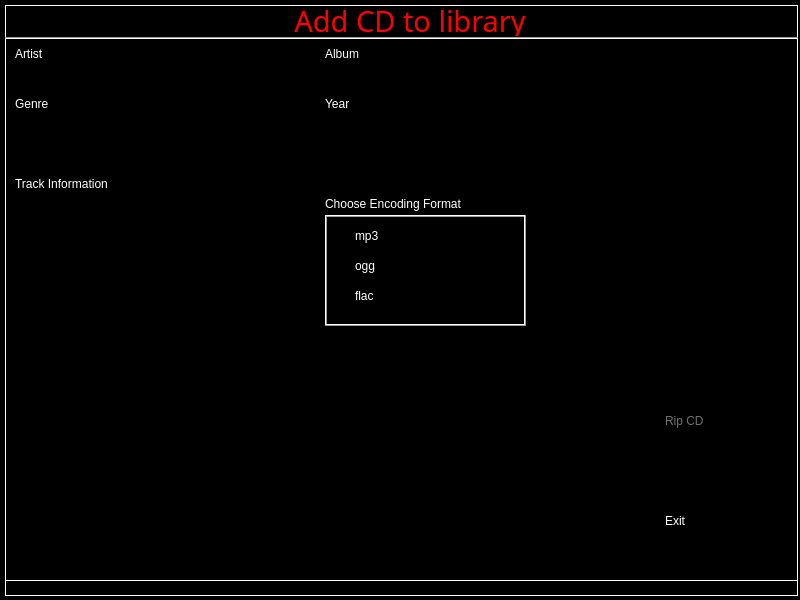
<?xml version="1.0" encoding="UTF-8"?>
<ui version="4.0">
 <class>frmCDRip</class>
 <widget class="QDialog" name="frmCDRip">
  <property name="geometry">
   <rect>
    <x>0</x>
    <y>0</y>
    <width>800</width>
    <height>600</height>
   </rect>
  </property>
  <property name="palette">
   <palette>
    <active>
     <colorrole role="WindowText">
      <brush brushstyle="SolidPattern">
       <color alpha="255">
        <red>255</red>
        <green>255</green>
        <blue>255</blue>
       </color>
      </brush>
     </colorrole>
     <colorrole role="Text">
      <brush brushstyle="SolidPattern">
       <color alpha="255">
        <red>255</red>
        <green>255</green>
        <blue>255</blue>
       </color>
      </brush>
     </colorrole>
     <colorrole role="ButtonText">
      <brush brushstyle="SolidPattern">
       <color alpha="255">
        <red>255</red>
        <green>255</green>
        <blue>255</blue>
       </color>
      </brush>
     </colorrole>
     <colorrole role="Base">
      <brush brushstyle="SolidPattern">
       <color alpha="255">
        <red>0</red>
        <green>0</green>
        <blue>0</blue>
       </color>
      </brush>
     </colorrole>
     <colorrole role="Window">
      <brush brushstyle="SolidPattern">
       <color alpha="255">
        <red>0</red>
        <green>0</green>
        <blue>0</blue>
       </color>
      </brush>
     </colorrole>
    </active>
    <inactive>
     <colorrole role="WindowText">
      <brush brushstyle="SolidPattern">
       <color alpha="255">
        <red>255</red>
        <green>255</green>
        <blue>255</blue>
       </color>
      </brush>
     </colorrole>
     <colorrole role="Text">
      <brush brushstyle="SolidPattern">
       <color alpha="255">
        <red>255</red>
        <green>255</green>
        <blue>255</blue>
       </color>
      </brush>
     </colorrole>
     <colorrole role="ButtonText">
      <brush brushstyle="SolidPattern">
       <color alpha="255">
        <red>255</red>
        <green>255</green>
        <blue>255</blue>
       </color>
      </brush>
     </colorrole>
     <colorrole role="Base">
      <brush brushstyle="SolidPattern">
       <color alpha="255">
        <red>0</red>
        <green>0</green>
        <blue>0</blue>
       </color>
      </brush>
     </colorrole>
     <colorrole role="Window">
      <brush brushstyle="SolidPattern">
       <color alpha="255">
        <red>0</red>
        <green>0</green>
        <blue>0</blue>
       </color>
      </brush>
     </colorrole>
    </inactive>
    <disabled>
     <colorrole role="WindowText">
      <brush brushstyle="SolidPattern">
       <color alpha="255">
        <red>112</red>
        <green>111</green>
        <blue>113</blue>
       </color>
      </brush>
     </colorrole>
     <colorrole role="Text">
      <brush brushstyle="SolidPattern">
       <color alpha="255">
        <red>112</red>
        <green>111</green>
        <blue>113</blue>
       </color>
      </brush>
     </colorrole>
     <colorrole role="ButtonText">
      <brush brushstyle="SolidPattern">
       <color alpha="255">
        <red>112</red>
        <green>111</green>
        <blue>113</blue>
       </color>
      </brush>
     </colorrole>
     <colorrole role="Base">
      <brush brushstyle="SolidPattern">
       <color alpha="255">
        <red>0</red>
        <green>0</green>
        <blue>0</blue>
       </color>
      </brush>
     </colorrole>
     <colorrole role="Window">
      <brush brushstyle="SolidPattern">
       <color alpha="255">
        <red>0</red>
        <green>0</green>
        <blue>0</blue>
       </color>
      </brush>
     </colorrole>
    </disabled>
   </palette>
  </property>
  <property name="windowTitle">
   <string>Dialog</string>
  </property>
  <widget class="QFrame" name="frame">
   <property name="geometry">
    <rect>
     <x>5</x>
     <y>5</y>
     <width>793</width>
     <height>591</height>
    </rect>
   </property>
   <property name="frameShape">
    <enum>QFrame::Box</enum>
   </property>
   <property name="frameShadow">
    <enum>QFrame::Plain</enum>
   </property>
   <widget class="QLabel" name="lblTracksInfo">
    <property name="geometry">
     <rect>
      <x>10</x>
      <y>510</y>
      <width>301</width>
      <height>17</height>
     </rect>
    </property>
    <property name="text">
     <string/>
    </property>
    <property name="alignment">
     <set>Qt::AlignCenter</set>
    </property>
   </widget>
   <widget class="QLabel" name="label_3">
    <property name="geometry">
     <rect>
      <x>10</x>
      <y>90</y>
      <width>201</width>
      <height>17</height>
     </rect>
    </property>
    <property name="text">
     <string>Genre</string>
    </property>
   </widget>
   <widget class="Line" name="line">
    <property name="geometry">
     <rect>
      <x>0</x>
      <y>32</y>
      <width>800</width>
      <height>3</height>
     </rect>
    </property>
    <property name="orientation">
     <enum>Qt::Horizontal</enum>
    </property>
   </widget>
   <widget class="QLineEdit" name="txtArtist">
    <property name="geometry">
     <rect>
      <x>10</x>
      <y>60</y>
      <width>301</width>
      <height>27</height>
     </rect>
    </property>
    <property name="palette">
     <palette>
      <active>
       <colorrole role="WindowText">
        <brush brushstyle="SolidPattern">
         <color alpha="255">
          <red>0</red>
          <green>0</green>
          <blue>0</blue>
         </color>
        </brush>
       </colorrole>
       <colorrole role="Text">
        <brush brushstyle="SolidPattern">
         <color alpha="255">
          <red>0</red>
          <green>0</green>
          <blue>0</blue>
         </color>
        </brush>
       </colorrole>
      </active>
      <inactive>
       <colorrole role="WindowText">
        <brush brushstyle="SolidPattern">
         <color alpha="255">
          <red>0</red>
          <green>0</green>
          <blue>0</blue>
         </color>
        </brush>
       </colorrole>
       <colorrole role="Text">
        <brush brushstyle="SolidPattern">
         <color alpha="255">
          <red>0</red>
          <green>0</green>
          <blue>0</blue>
         </color>
        </brush>
       </colorrole>
      </inactive>
      <disabled>
       <colorrole role="WindowText">
        <brush brushstyle="SolidPattern">
         <color alpha="255">
          <red>122</red>
          <green>122</green>
          <blue>122</blue>
         </color>
        </brush>
       </colorrole>
       <colorrole role="Text">
        <brush brushstyle="SolidPattern">
         <color alpha="255">
          <red>122</red>
          <green>122</green>
          <blue>122</blue>
         </color>
        </brush>
       </colorrole>
      </disabled>
     </palette>
    </property>
    <property name="readOnly">
     <bool>true</bool>
    </property>
   </widget>
   <widget class="QLabel" name="label_2">
    <property name="geometry">
     <rect>
      <x>320</x>
      <y>40</y>
      <width>471</width>
      <height>17</height>
     </rect>
    </property>
    <property name="text">
     <string>Album</string>
    </property>
    <property name="alignment">
     <set>Qt::AlignLeading|Qt::AlignLeft|Qt::AlignVCenter</set>
    </property>
   </widget>
   <widget class="QLabel" name="label_4">
    <property name="geometry">
     <rect>
      <x>320</x>
      <y>90</y>
      <width>62</width>
      <height>17</height>
     </rect>
    </property>
    <property name="text">
     <string>Year</string>
    </property>
   </widget>
   <widget class="QLineEdit" name="txtGenre">
    <property name="geometry">
     <rect>
      <x>10</x>
      <y>110</y>
      <width>201</width>
      <height>27</height>
     </rect>
    </property>
    <property name="palette">
     <palette>
      <active>
       <colorrole role="WindowText">
        <brush brushstyle="SolidPattern">
         <color alpha="255">
          <red>0</red>
          <green>0</green>
          <blue>0</blue>
         </color>
        </brush>
       </colorrole>
       <colorrole role="Text">
        <brush brushstyle="SolidPattern">
         <color alpha="255">
          <red>0</red>
          <green>0</green>
          <blue>0</blue>
         </color>
        </brush>
       </colorrole>
      </active>
      <inactive>
       <colorrole role="WindowText">
        <brush brushstyle="SolidPattern">
         <color alpha="255">
          <red>0</red>
          <green>0</green>
          <blue>0</blue>
         </color>
        </brush>
       </colorrole>
       <colorrole role="Text">
        <brush brushstyle="SolidPattern">
         <color alpha="255">
          <red>0</red>
          <green>0</green>
          <blue>0</blue>
         </color>
        </brush>
       </colorrole>
      </inactive>
      <disabled>
       <colorrole role="WindowText">
        <brush brushstyle="SolidPattern">
         <color alpha="255">
          <red>122</red>
          <green>122</green>
          <blue>122</blue>
         </color>
        </brush>
       </colorrole>
       <colorrole role="Text">
        <brush brushstyle="SolidPattern">
         <color alpha="255">
          <red>122</red>
          <green>122</green>
          <blue>122</blue>
         </color>
        </brush>
       </colorrole>
      </disabled>
     </palette>
    </property>
    <property name="readOnly">
     <bool>true</bool>
    </property>
   </widget>
   <widget class="QLabel" name="label_5">
    <property name="geometry">
     <rect>
      <x>10</x>
      <y>170</y>
      <width>301</width>
      <height>17</height>
     </rect>
    </property>
    <property name="text">
     <string>Track Information</string>
    </property>
   </widget>
   <widget class="QListWidget" name="listTracks">
    <property name="geometry">
     <rect>
      <x>10</x>
      <y>190</y>
      <width>301</width>
      <height>361</height>
     </rect>
    </property>
    <property name="palette">
     <palette>
      <active>
       <colorrole role="Base">
        <brush brushstyle="SolidPattern">
         <color alpha="255">
          <red>0</red>
          <green>0</green>
          <blue>0</blue>
         </color>
        </brush>
       </colorrole>
      </active>
      <inactive>
       <colorrole role="Base">
        <brush brushstyle="SolidPattern">
         <color alpha="255">
          <red>0</red>
          <green>0</green>
          <blue>0</blue>
         </color>
        </brush>
       </colorrole>
      </inactive>
      <disabled>
       <colorrole role="Base">
        <brush brushstyle="SolidPattern">
         <color alpha="255">
          <red>0</red>
          <green>0</green>
          <blue>0</blue>
         </color>
        </brush>
       </colorrole>
      </disabled>
     </palette>
    </property>
    <property name="wordWrap">
     <bool>true</bool>
    </property>
   </widget>
   <widget class="SKG_Button" name="btnRip">
    <property name="enabled">
     <bool>false</bool>
    </property>
    <property name="geometry">
     <rect>
      <x>660</x>
      <y>380</y>
      <width>121</width>
      <height>71</height>
     </rect>
    </property>
    <property name="autoFillBackground">
     <bool>true</bool>
    </property>
    <property name="text">
     <string>Rip CD</string>
    </property>
   </widget>
   <widget class="QLineEdit" name="txtYear">
    <property name="geometry">
     <rect>
      <x>320</x>
      <y>110</y>
      <width>113</width>
      <height>27</height>
     </rect>
    </property>
    <property name="palette">
     <palette>
      <active>
       <colorrole role="WindowText">
        <brush brushstyle="SolidPattern">
         <color alpha="255">
          <red>0</red>
          <green>0</green>
          <blue>0</blue>
         </color>
        </brush>
       </colorrole>
       <colorrole role="Text">
        <brush brushstyle="SolidPattern">
         <color alpha="255">
          <red>0</red>
          <green>0</green>
          <blue>0</blue>
         </color>
        </brush>
       </colorrole>
      </active>
      <inactive>
       <colorrole role="WindowText">
        <brush brushstyle="SolidPattern">
         <color alpha="255">
          <red>0</red>
          <green>0</green>
          <blue>0</blue>
         </color>
        </brush>
       </colorrole>
       <colorrole role="Text">
        <brush brushstyle="SolidPattern">
         <color alpha="255">
          <red>0</red>
          <green>0</green>
          <blue>0</blue>
         </color>
        </brush>
       </colorrole>
      </inactive>
      <disabled>
       <colorrole role="WindowText">
        <brush brushstyle="SolidPattern">
         <color alpha="255">
          <red>122</red>
          <green>122</green>
          <blue>122</blue>
         </color>
        </brush>
       </colorrole>
       <colorrole role="Text">
        <brush brushstyle="SolidPattern">
         <color alpha="255">
          <red>122</red>
          <green>122</green>
          <blue>122</blue>
         </color>
        </brush>
       </colorrole>
      </disabled>
     </palette>
    </property>
    <property name="readOnly">
     <bool>true</bool>
    </property>
   </widget>
   <widget class="QLineEdit" name="txtTitle">
    <property name="geometry">
     <rect>
      <x>320</x>
      <y>60</y>
      <width>471</width>
      <height>27</height>
     </rect>
    </property>
    <property name="palette">
     <palette>
      <active>
       <colorrole role="WindowText">
        <brush brushstyle="SolidPattern">
         <color alpha="255">
          <red>0</red>
          <green>0</green>
          <blue>0</blue>
         </color>
        </brush>
       </colorrole>
       <colorrole role="Text">
        <brush brushstyle="SolidPattern">
         <color alpha="255">
          <red>0</red>
          <green>0</green>
          <blue>0</blue>
         </color>
        </brush>
       </colorrole>
      </active>
      <inactive>
       <colorrole role="WindowText">
        <brush brushstyle="SolidPattern">
         <color alpha="255">
          <red>0</red>
          <green>0</green>
          <blue>0</blue>
         </color>
        </brush>
       </colorrole>
       <colorrole role="Text">
        <brush brushstyle="SolidPattern">
         <color alpha="255">
          <red>0</red>
          <green>0</green>
          <blue>0</blue>
         </color>
        </brush>
       </colorrole>
      </inactive>
      <disabled>
       <colorrole role="WindowText">
        <brush brushstyle="SolidPattern">
         <color alpha="255">
          <red>122</red>
          <green>122</green>
          <blue>122</blue>
         </color>
        </brush>
       </colorrole>
       <colorrole role="Text">
        <brush brushstyle="SolidPattern">
         <color alpha="255">
          <red>122</red>
          <green>122</green>
          <blue>122</blue>
         </color>
        </brush>
       </colorrole>
      </disabled>
     </palette>
    </property>
    <property name="readOnly">
     <bool>true</bool>
    </property>
   </widget>
   <widget class="SKG_Button" name="btnExit">
    <property name="geometry">
     <rect>
      <x>660</x>
      <y>480</y>
      <width>121</width>
      <height>71</height>
     </rect>
    </property>
    <property name="autoFillBackground">
     <bool>true</bool>
    </property>
    <property name="text">
     <string>Exit</string>
    </property>
   </widget>
   <widget class="QLabel" name="label_6">
    <property name="geometry">
     <rect>
      <x>320</x>
      <y>190</y>
      <width>201</width>
      <height>17</height>
     </rect>
    </property>
    <property name="text">
     <string>Choose Encoding Format</string>
    </property>
   </widget>
   <widget class="QLabel" name="label">
    <property name="geometry">
     <rect>
      <x>10</x>
      <y>40</y>
      <width>301</width>
      <height>17</height>
     </rect>
    </property>
    <property name="text">
     <string>Artist</string>
    </property>
   </widget>
   <widget class="QLabel" name="lblStatus">
    <property name="geometry">
     <rect>
      <x>0</x>
      <y>575</y>
      <width>801</width>
      <height>20</height>
     </rect>
    </property>
    <property name="font">
     <font>
      <family>Arial</family>
      <pointsize>12</pointsize>
     </font>
    </property>
    <property name="frameShape">
     <enum>QFrame::Box</enum>
    </property>
    <property name="text">
     <string/>
    </property>
   </widget>
   <widget class="QLabel" name="lblHeader">
    <property name="geometry">
     <rect>
      <x>5</x>
      <y>0</y>
      <width>800</width>
      <height>31</height>
     </rect>
    </property>
    <property name="palette">
     <palette>
      <active>
       <colorrole role="WindowText">
        <brush brushstyle="SolidPattern">
         <color alpha="255">
          <red>255</red>
          <green>0</green>
          <blue>0</blue>
         </color>
        </brush>
       </colorrole>
       <colorrole role="Text">
        <brush brushstyle="SolidPattern">
         <color alpha="255">
          <red>255</red>
          <green>0</green>
          <blue>0</blue>
         </color>
        </brush>
       </colorrole>
      </active>
      <inactive>
       <colorrole role="WindowText">
        <brush brushstyle="SolidPattern">
         <color alpha="255">
          <red>255</red>
          <green>0</green>
          <blue>0</blue>
         </color>
        </brush>
       </colorrole>
       <colorrole role="Text">
        <brush brushstyle="SolidPattern">
         <color alpha="255">
          <red>255</red>
          <green>0</green>
          <blue>0</blue>
         </color>
        </brush>
       </colorrole>
      </inactive>
      <disabled>
       <colorrole role="WindowText">
        <brush brushstyle="SolidPattern">
         <color alpha="255">
          <red>133</red>
          <green>131</green>
          <blue>127</blue>
         </color>
        </brush>
       </colorrole>
       <colorrole role="Text">
        <brush brushstyle="SolidPattern">
         <color alpha="255">
          <red>133</red>
          <green>131</green>
          <blue>127</blue>
         </color>
        </brush>
       </colorrole>
      </disabled>
     </palette>
    </property>
    <property name="font">
     <font>
      <family>Digital-7</family>
      <pointsize>22</pointsize>
     </font>
    </property>
    <property name="text">
     <string>Add CD to library</string>
    </property>
    <property name="alignment">
     <set>Qt::AlignCenter</set>
    </property>
   </widget>
   <widget class="QFrame" name="frameMode">
    <property name="geometry">
     <rect>
      <x>320</x>
      <y>210</y>
      <width>201</width>
      <height>111</height>
     </rect>
    </property>
    <property name="frameShape">
     <enum>QFrame::Box</enum>
    </property>
    <property name="frameShadow">
     <enum>QFrame::Raised</enum>
    </property>
    <widget class="QRadioButton" name="rbMp3">
     <property name="geometry">
      <rect>
       <x>10</x>
       <y>10</y>
       <width>109</width>
       <height>22</height>
      </rect>
     </property>
     <property name="styleSheet">
      <string notr="true">background:black;
color:white</string>
     </property>
     <property name="text">
      <string>mp3</string>
     </property>
    </widget>
    <widget class="QRadioButton" name="rbOgg">
     <property name="geometry">
      <rect>
       <x>10</x>
       <y>40</y>
       <width>109</width>
       <height>22</height>
      </rect>
     </property>
     <property name="styleSheet">
      <string notr="true">background:black;
color:white</string>
     </property>
     <property name="text">
      <string>ogg</string>
     </property>
    </widget>
    <widget class="QRadioButton" name="rbFlac">
     <property name="geometry">
      <rect>
       <x>10</x>
       <y>70</y>
       <width>109</width>
       <height>22</height>
      </rect>
     </property>
     <property name="styleSheet">
      <string notr="true">background:black;
color:white</string>
     </property>
     <property name="text">
      <string>flac</string>
     </property>
    </widget>
   </widget>
  </widget>
 </widget>
 <customwidgets>
  <customwidget>
   <class>SKG_Button</class>
   <extends>QLabel</extends>
   <header>skg_button.h</header>
  </customwidget>
 </customwidgets>
 <resources/>
 <connections/>
</ui>
